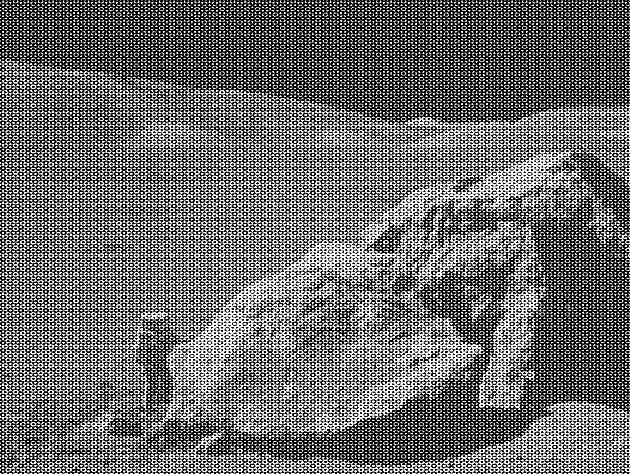
#> input picture moonlanding.png, 630 x 474 px
$ jupyter execute --allow-errors 09ex_Algorithms.ipynb   (shell and % lines are left out)
#> lines starting #> are read from the running program, lines starting #| are printed output that depends on the picture; long printed decimals are rounded
1\. **Maximum wind speed prediction at the Sprogø station**

The exercise goal is to predict the maximum wind speed occurring every 50 years even if no measure exists for such a period. The available data are only measured over 21 years at the Sprogø meteorological station located in Denmark.

The annual maxima are supposed to fit a normal probability density function. However such function is not going to be estimated because it gives a probability from a wind speed maxima. Finding the maximum wind speed occurring every 50 years requires the opposite approach, the result needs to be found from a defined probability. That is the quantile function role and the exercise goal will be to find it. In the current model, it is supposed that the maximum wind speed occurring every 50 years is defined as the upper 2% quantile.

By definition, the quantile function is the inverse of the cumulative distribution function. The latter describes the probability distribution of an annual maxima. In the exercise, the cumulative probability $p_i$ for a given year i is defined as $p_i = i/(N+1)$ with $N = 21$, the number of measured years. Thus it will be possible to calculate the cumulative probability of every measured wind speed maxima. From those experimental points, the scipy.interpolate module will be very useful for fitting the quantile function. Finally the 50 years maxima is going to be evaluated from the cumulative probability of the 2% quantile.

Practically, load the dataset:

```python
import numpy as np
max_speeds = np.load('max-speeds.npy')
years_nb = max_speeds.shape[0]
```

Compute then the cumulative probability $p_i$ (`cprob`) and sort the maximum speeds from the data. Use then the  UnivariateSpline from scipy.interpolate to define a quantile function and thus estimate the probabilities.

In the current model, the maximum wind speed occurring every 50 years is defined as the upper 2% quantile. As a result, the cumulative probability value will be:

```python
fifty_prob = 1. - 0.02
```

So the storm wind speed occurring every 50 years can be guessed as:

``` python
fifty_wind = quantile_func(fifty_prob)
```

[cell 1]
import numpy as np
import matplotlib.pyplot as plt
from scipy import interpolate, optimize

#> (a cell that did not finish here is left out)

#> (a cell that did not finish here is left out)

2\. **Curve fitting of temperature in Alaska**

The temperature extremes in Alaska for each month, starting in January, are given by (in degrees Celcius):

max:  17,  19,  21,  28,  33,  38, 37,  37,  31,  23,  19,  18

min: -62, -59, -56, -46, -32, -18, -9, -13, -25, -46, -52, -58

* Plot these temperature extremes.
* Define a function that can describe min and max temperatures.
* Fit this function to the data with scipy.optimize.curve_fit().
* Plot the result. Is the fit reasonable? If not, why?
* Is the time offset for min and max temperatures the same within the fit accuracy?

[cell 4]
maxes = [17,  19,  21,  28,  33,  38, 37,  37,  31,  23,  19,  18]
mins = [-62, -59, -56, -46, -32, -18, -9, -13, -25, -46, -52, -58]
months = np.linspace(1, 12, 12)

plt.figure(figsize=(6, 4))
plt.plot(months, maxes, 'o', ms=6, label='Max')
plt.plot(months, mins, 'ro', label='Min')

def func(x, mean, std, C, offset):
    return C*np.exp(-(((x-mean)/std)**2)/2) + offset

paramsMAX, params_covarianceMAX = optimize.curve_fit(func, months, maxes, p0=[6.7, 1.5, 20, 20])
paramsMIN, params_covarianceMIN = optimize.curve_fit(func, months, mins, p0=[6.5, 1.5, 20, -50])
print("Max fit params:", paramsMAX)
print("Max fit covariance matrix:\n", params_covarianceMAX)
print("Min fit params:", paramsMIN)
print("Min fit covariance matrix:\n", params_covarianceMIN)

plt.plot(months, func(months, paramsMAX[0], paramsMAX[1], paramsMAX[2], paramsMAX[3]), label="Fitted Function Max")
plt.plot(months, func(months, paramsMIN[0], paramsMIN[1], paramsMIN[2], paramsMIN[3]), label="Fitted Function Min")

plt.legend(loc='best');
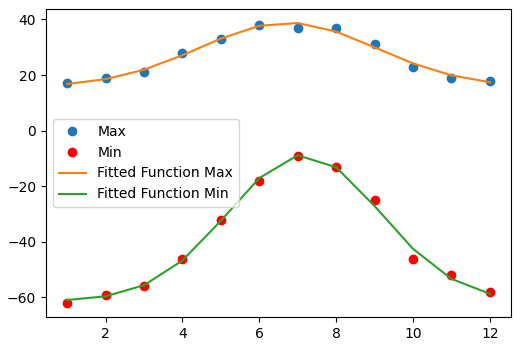
#> figure drawn by matplotlib, 1 panel; curve peaks at x = 6, y = 38; curve peaks at x = 7, y = -9; curve peaks at x = 7, y = 38.72

[cell 5]
print("The fit is reasonable: we can see a good gaussian fit.")
print(f"The time offset is not that good for both temperatures: we estimate for maxes: t_mean = ({paramsMAX[0]}+-{(np.diag(params_covarianceMAX)**0.5)[0]})")
print(f"and for mins: t_mean = ({paramsMIN[0]} +- {(np.diag(params_covarianceMIN)**0.5)[0]})")
print(f"They are incompatible: r = {np.abs(paramsMAX[0]-paramsMIN[0])/(np.sqrt((np.diag(params_covarianceMIN)**0.5)[0]**2+(np.diag(params_covarianceMAX)**0.5)[0]**2))}")

3\. **2D minimization of a six-hump camelback function**

$$
f(x,y) = \left(4-2.1x^2+\frac{x^4}{3} \right) x^2 +xy + (4y^2 -4)y^2
$$

has multiple global and local minima. Find the global minima of this function.

Hints:

* Variables can be restricted to $-2 < x < 2$ and $-1 < y < 1$.
* Use numpy.meshgrid() and pylab.imshow() to find visually the regions.
* Use scipy.optimize.minimize(), optionally trying out several of its methods.

How many global minima are there, and what is the function value at those points? What happens for an initial guess of $(x, y) = (0, 0)$ ?

[cell 6]
from matplotlib.colors import LogNorm

[cell 7]
def f(x, y):
    return (4-2.1*x**2+(x**4)/3)*x**2 + x*y + (4*y**2-4)*y**2

# Make data.
x = np.linspace(-8, 8, 100)
y = np.linspace(-8, 8, 100)
xx, yy = np.meshgrid(x, y)
zz = f(xx, yy)

plt.figure(figsize=(5,5))
plt.imshow(zz, cmap='viridis', extent=[-2,2,-1,1], norm=LogNorm(vmin=zz.min(), vmax=zz.max()))
plt.xlabel('x')
plt.ylabel('y')
plt.show()
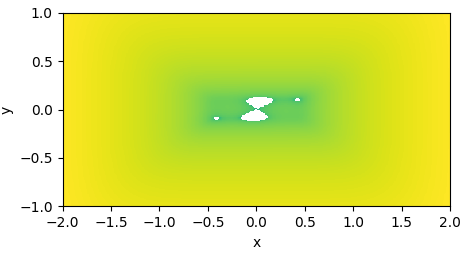
#> figure drawn by matplotlib, 1 panel

[cell 8]
# Find the minimum
def f(x):
    return (4-2.1*x[0]**2+(x[0]**4)/3)*x[0]**2 + x[0]*x[1] + (4*x[1]**2-4)*x[1]**2

guess = (-0.5, -0.2)
res = optimize.minimize(f, guess, bounds=((-2, 2), (-1, 1)))
print(f"We find with initial guess = {guess} the result is (x, y) = {res.x}: f(x, y) = {f(res.x)}")
guess = (0.5, 0.2)
res = optimize.minimize(f, guess, bounds=((-2, 2), (-1, 1)))
print(f"We find with initial guess = {guess} the result is (x, y) = {res.x}: f(x, y) = {f(res.x)}")
guess = (0.2, 0.2)
res = optimize.minimize(f, guess, bounds=((-2, 2), (-1, 1)))
print(f"We find with initial guess = {guess} the result is (x, y) = {res.x}: f(x, y) = {f(res.x)}")
guess = (-1., -0.2)
res = optimize.minimize(f, guess, bounds=((-2, 2), (-1, 1)))
print(f"We find with initial guess = {guess} the result is (x, y) = {res.x}: f(x, y) = {f(res.x)}")
guess = (0., 0.)
res = optimize.minimize(f, guess, bounds=((-2, 2), (-1, 1)))
print(f"Taking initial guess = {guess} the result is (x, y) = {res.x}: f(x, y) = {f(res.x)}")
print("So 2 minima")

4\. **FFT of a simple dataset**

Performe a periodicity analysis on the lynxes-hares population, i.e. determine what is the period of the population of these animals.

[cell 9]
from scipy import fftpack

#> (a cell that did not finish here is left out)

#> (a cell that did not finish here is left out)

#> (a cell that did not finish here is left out)

5\. **FFT of an image**

* Examine the provided image `moonlanding.png`, which is heavily contaminated with periodic noise. In this exercise, we aim to clean up the noise using the Fast Fourier Transform.
* Load the image using pylab.imread().
* Find and use the 2-D FFT function in scipy.fftpack, and plot the spectrum (Fourier transform of) the image. Do you have any trouble visualising the spectrum? If so, why?
* The spectrum consists of high and low frequency components. The noise is contained in the high-frequency part of the spectrum, so set some of those components to zero (use array slicing).
* Apply the inverse Fourier transform to see the resulting image.

[cell 13]
im = plt.imread('moonlanding.png')
#> im is the input picture: shape (474, 630) float32; min 0, max 1, mean 0.424
# The FFT of the signal
sig_fft2D = fftpack.fft2(im)

plt.imshow(im, plt.cm.gray)
plt.title("Original image")
plt.show()

plt.imshow(np.abs(sig_fft2D), norm=LogNorm(vmin=3))
plt.title("FFT2")
plt.show()
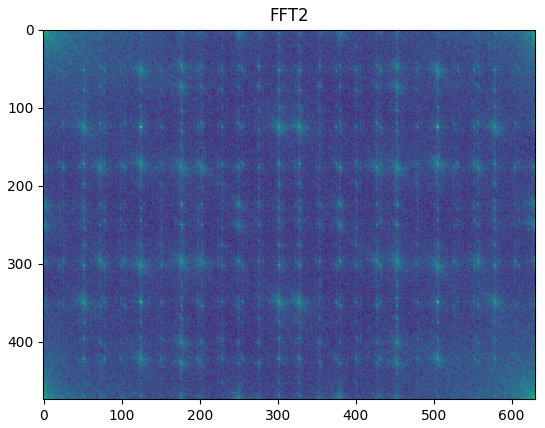
#> figure drawn by matplotlib, 1 panel

[cell 14]
high_freq_fft = sig_fft2D.copy()
power = np.abs(high_freq_fft)
percentile_to_keep = 99.91
print(f'{percentile_to_keep} percentile:', np.percentile(power, percentile_to_keep))
#| 99.91 percentile: 1274.643
high_freq_fft[ power > np.percentile(power, percentile_to_keep) ] = 0 # suppress all the values above chosen percentile
filtered_sig = fftpack.ifft2(high_freq_fft)

plt.imshow(np.abs(high_freq_fft), norm=LogNorm(vmin=3))
plt.title("FFT2 Filtered")
plt.show()
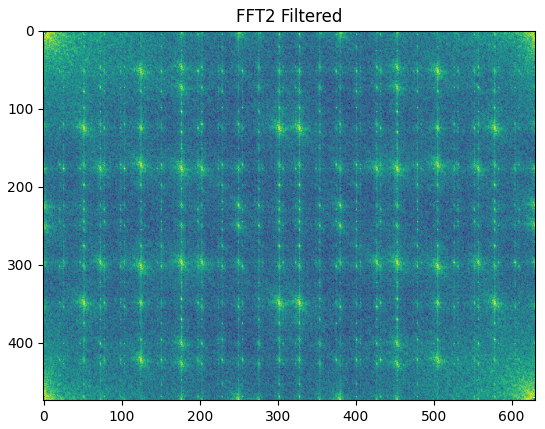
#> figure drawn by matplotlib, 1 panel

filtered_image = np.real(filtered_sig)
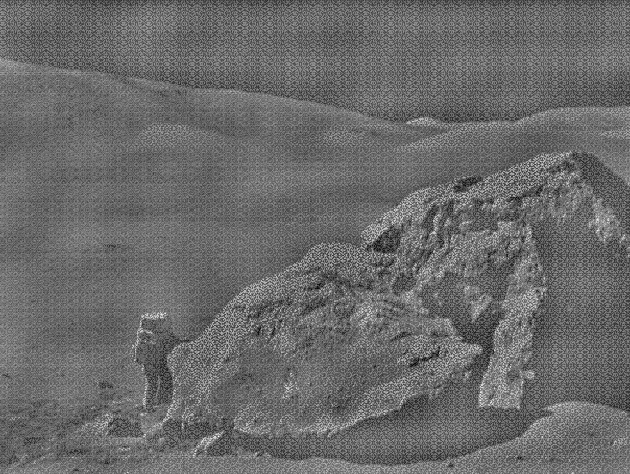
#> filtered_image: shape (474, 630) float32; min -0.578, max 0.804, mean 2.04e-10; drawn with min black and max white
plt.imshow(filtered_image , plt.cm.gray)
plt.title("Filtered Image");
